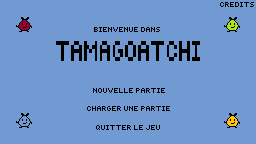

The image is a tile-based game level rendered from a .tmx file. Its description and complete source (layers, tilesets, objects, tile grids) follow:
An orthogonal 16x9 tile map with 16x16 px tiles, 2 tile layers (background, ecritures), 4 tilesets and 4 objects (new_game, load, quit, credits).

<map version="1.10" tiledversion="1.10.2" orientation="orthogonal" renderorder="right-down" width="16" height="9" tilewidth="16" tileheight="16" infinite="0" nextlayerid="4" nextobjectid="8">
 <tileset firstgid="1" source="textures/menu.tsx" />
 <tileset firstgid="145" source="../tamagotchis/tamagotchis.tsx" />
 <tileset firstgid="151" source="../colors.tsx" />
 <tileset firstgid="176" source="../map_maison/textures/ground_demo.tsx" />
 <layer id="3" name="background" width="16" height="9">
  <data encoding="csv">
171,171,171,171,171,171,171,171,171,171,171,171,171,171,171,171,
171,171,171,171,171,171,171,171,171,171,171,171,171,171,171,171,
171,171,171,171,171,171,171,171,171,171,171,171,171,171,171,171,
171,171,171,171,171,171,171,171,171,171,171,171,171,171,171,171,
171,171,171,171,171,171,171,171,171,171,171,171,171,171,171,171,
171,171,171,171,171,171,171,171,171,171,171,171,171,171,171,171,
171,171,171,171,171,171,171,171,171,171,171,171,171,171,171,171,
171,171,171,171,171,171,171,171,171,171,171,171,171,171,171,171,
171,171,171,171,171,171,171,171,171,171,171,171,171,171,171,171
</data>
 </layer>
 <layer id="1" name="ecritures" width="16" height="9">
  <data encoding="csv">
214,214,18,18,5,6,7,8,9,10,11,12,13,14,15,16,
17,145,19,20,21,22,23,24,25,26,27,28,29,30,147,32,
33,34,35,36,37,38,39,40,41,42,43,44,45,46,47,48,
49,50,51,52,53,54,55,56,57,58,59,60,61,62,63,64,
65,66,67,68,69,70,71,72,73,74,75,76,77,78,79,80,
81,82,83,84,85,86,87,88,89,90,91,92,93,94,95,96,
97,98,99,100,101,102,103,104,105,106,107,108,109,110,111,112,
113,148,115,116,117,118,119,120,121,122,123,124,125,126,146,128,
129,130,131,132,133,134,135,136,137,138,139,140,141,142,143,144
</data>
 </layer>
 <objectgroup id="2" name="boutons">
  <object id="2" type="new_game" x="92" y="87" width="74" height="7" />
  <object id="3" type="load" x="86" y="105" width="85" height="7" />
  <object id="4" type="quit" x="95" y="124" width="66" height="7" />
  <object id="6" type="credits" x="219" y="1" width="36" height="7" />
 </objectgroup>
</map>
